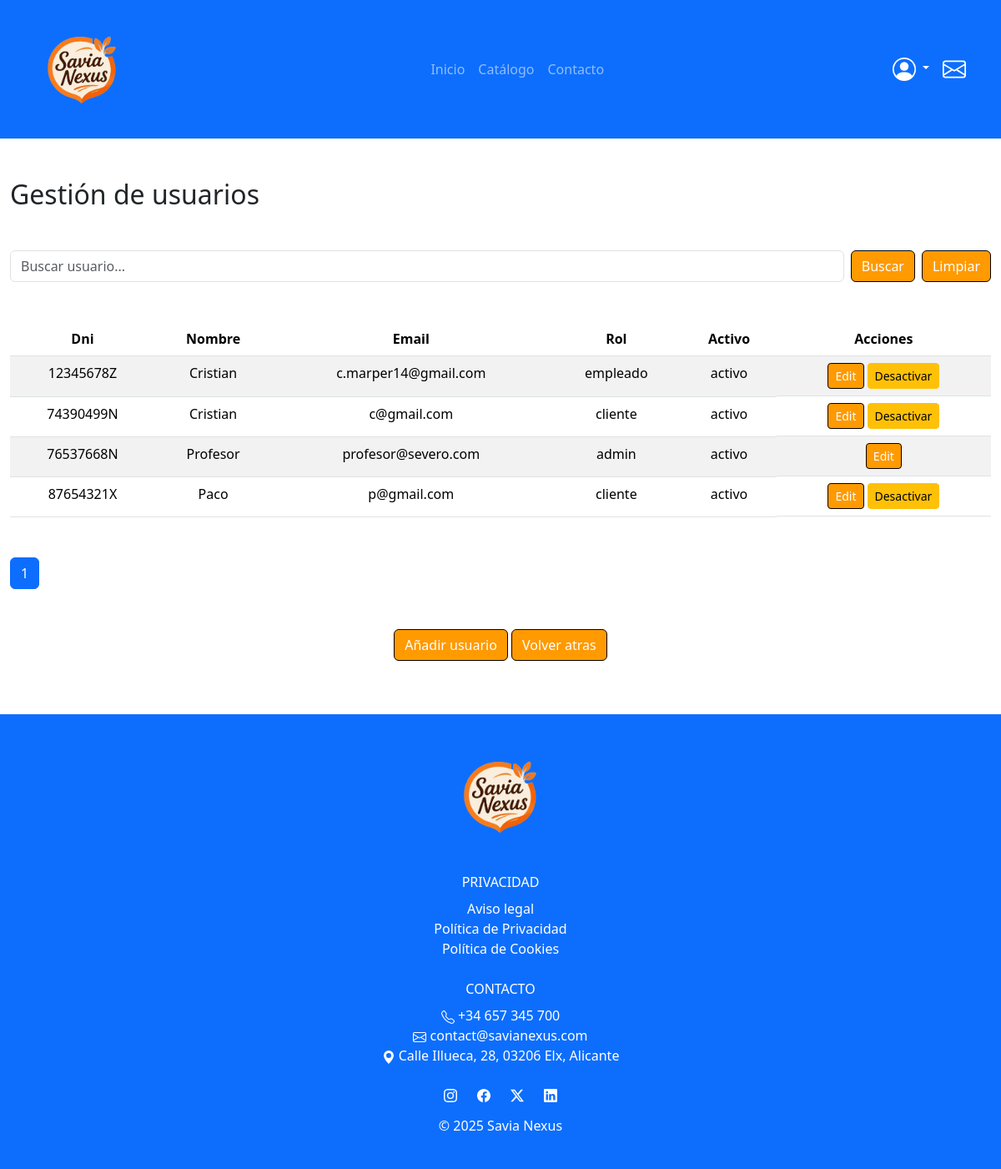
The page /admin/users.php (signed in) on the database its author committed.
### tables this page shows
CREATE TABLE `usuarios` (
  `dni` varchar(9) NOT NULL,
  `nombre` varchar(30) NOT NULL,
  `apellido` varchar(50) NOT NULL,
  `direccion` varchar(50) NOT NULL,
  `email` varchar(50) NOT NULL,
  `telefono` varchar(9) NOT NULL,
  `clave` varchar(250) NOT NULL,
  `rol` enum('cliente','empleado','admin') DEFAULT 'cliente',
  `activo` enum('activo','inactivo') DEFAULT 'activo'
);

### models/User.php (called while the page is built, shortened)
<?php
class User {
    private PDO $pdo;
    public function __construct(PDO $pdo) {
        $this->pdo = $pdo;
    }
    public function getAllUsers(
        string $search,
        string $column,
        string $order,
        int $limit,
        int $offset
    ) : array {
        $sql = "SELECT dni, nombre, email, rol, activo
                FROM usuarios
                WHERE dni LIKE :search
                OR nombre LIKE :search
                OR email LIKE :search
                ORDER BY $column $order
                LIMIT :limit OFFSET :offset";
        $stmt = $this->pdo->prepare($sql);
        $stmt->bindValue(':search', "%$search%");
        $stmt->bindValue(':limit', $limit, PDO::PARAM_INT);
        $stmt->bindValue(':offset', $offset, PDO::PARAM_INT);
        $stmt->execute();
        return $stmt->fetchAll(PDO::FETCH_ASSOC);
    }
    public function count(string $search) {
        $sql = "SELECT COUNT(*) FROM usuarios
                WHERE dni LIKE :search
                OR nombre LIKE :search
                OR email LIKE :search";
        $stmt = $this->pdo->prepare($sql);
        $stmt->execute(['search' => "%$search%"]);
        return (int) $stmt->fetchColumn();
    }
}

### includes/Validation.php (called while the page is built, shortened)
<?php
class Validation {
    public static function sanitize($value) {
        return htmlspecialchars(trim($value), ENT_QUOTES, 'UTF-8');
    }
}
?>

### public/admin/users.php (the view, shortened to what this page needs)
<?php
require_once __DIR__ . '/../../includes/config.php';
require_once __DIR__ . '/../../models/User.php';
$userModel = new User($pdo);
$search = Validation::sanitize($_GET['search'] ?? '');
$column = $_GET['column'] ?? 'dni';
$order  = ($_GET['order'] ?? 'ASC') === 'DESC' ? 'DESC' : 'ASC';
$altenateOrder = ($order === 'ASC') ? 'DESC' : 'ASC';
$page = max(1, (int)($_GET['page'] ?? 1));
$usersPerPage = 5;
$offset = ($page -1) * $usersPerPage;
$columnsPerOrder = ['dni', 'nombre', 'email', 'rol', 'activo'];
$totalUsers = $userModel->count($search);
$totalPages = ceil($totalUsers/$usersPerPage);
$users = $userModel->getAllUsers(
    $search,
    $column,
    $order,
    $usersPerPage,
    $offset
);
?>
<?php include __DIR__ . '/../../includes/head.php'; ?>
<body>
    <?php include __DIR__ . '/../../includes/navbar.php'; ?>
    <div class="container-fluid mt-5 mb-5">
        <h2 class="mb-5">Gestión de usuarios</h2>
        <form method="get" class="d-flex mb-5">
            <input type="text" name="search" class="form-control me-2" placeholder="Buscar usuario..." value="<?= htmlspecialchars($search) ?>">
            <button class="btn btn-primary">Buscar</button>
            <a href="users.php" class="btn btn-primary ms-2">Limpiar</a>
        </form>
        <div class="table-responsive">
            <table class="table table-striped mb-5 text-center">
                <thead>
                    <tr>
                        <?php foreach ($columnsPerOrder as $col): ?>
                            <th>
                                <a href="?column=<?= $col ?>&order=<?= $altenateOrder ?>&search=<?= urlencode($search) ?>">
                                    <?= ucfirst($col) ?>
                                </a>
                            </th>
                        <?php endforeach; ?>
                        <th>Acciones</th>
                    </tr>
                </thead>
                <tbody>
                <?php foreach ($users as $u): ?>
                    <tr>
                        <td><?= $u['dni'] ?></td>
                        <td><?= htmlspecialchars($u['nombre']) ?></td>
                        <td><?= htmlspecialchars($u['email']) ?></td>
                        <td><?= $u['rol'] ?></td>
                        <td><?= $u['activo'] ?></td>
                        <td class="d-flex gap-1 justify-content-center">
                            <a href="user_edit.php?dni=<?= $u['dni'] ?>" class="btn btn-sm btn-primary">
                                Edit
                            </a>
                            <?php if ($_SESSION['dni'] !== $u['dni']): ?>
                                <form method="post" onsubmit="return confirm('¿Quieres cambiar el estado del usuario: <?= htmlspecialchars($u['nombre']) ?>?');">
                                    <button class="btn btn-sm btn-warning">
                                        <?= $u['activo'] === 'activo' ? 'Desactivar' : 'Activar' ?>
                                    </button>
                                </form>
                            <?php endif; ?>
                        </td>
                    </tr>
                <?php endforeach; ?>
                </tbody>
            </table>
        </div>
        <nav>
            <ul class="pagination">
                <?php for ($i = 1; $i <= $totalPages; $i++): ?>
                    <li class="page-item text-center <?= $i === $page ? 'active' : '' ?>">
                        <a class="page-link"
                        href="?page=<?= $i ?>&search=<?= urlencode($search) ?>">
                            <?= $i ?>
                        </a>
                    </li>
                <?php endfor; ?>
            </ul>
        </nav>
        <div class="mt-5 text-center">
            <a href="user_create.php" class="btn btn-primary mb-3">
                Añadir usuario
            </a>
            <a href="dashboard.php" class="btn btn-primary mb-3">
                Volver atras
            </a>
        </div>
    </div>
    <?php include __DIR__ . '/../../includes/footer.php'; ?>
</body>
</html>

### public/assets/css/style.css (style rules this page uses)
:root { --primary-color: #FF9A00; --hover-color: #CC7A00; }
.btn-primary { background-color: var(--primary-color); border-color: black; }
a { text-decoration: none; color: black; }

### rows shown on the page
usuarios: dni "12345678Z", nombre "Cristian", email "c.marper14@gmail.com", rol "empleado", activo "activo", shows "Desactivar"
usuarios: dni "74390499N", nombre "Cristian", email "c@gmail.com", rol "cliente", activo "activo", shows "Desactivar"
usuarios: dni "76537668N", nombre "Profesor", email "profesor@severo.com", rol "admin", activo "activo"
usuarios: dni "87654321X", nombre "Paco", email "p@gmail.com", rol "cliente", activo "activo", shows "Desactivar"

### other values the page prints
$col "Dni"
$col "Nombre"
$col "Email"
$col "Rol"
$col "Activo"
